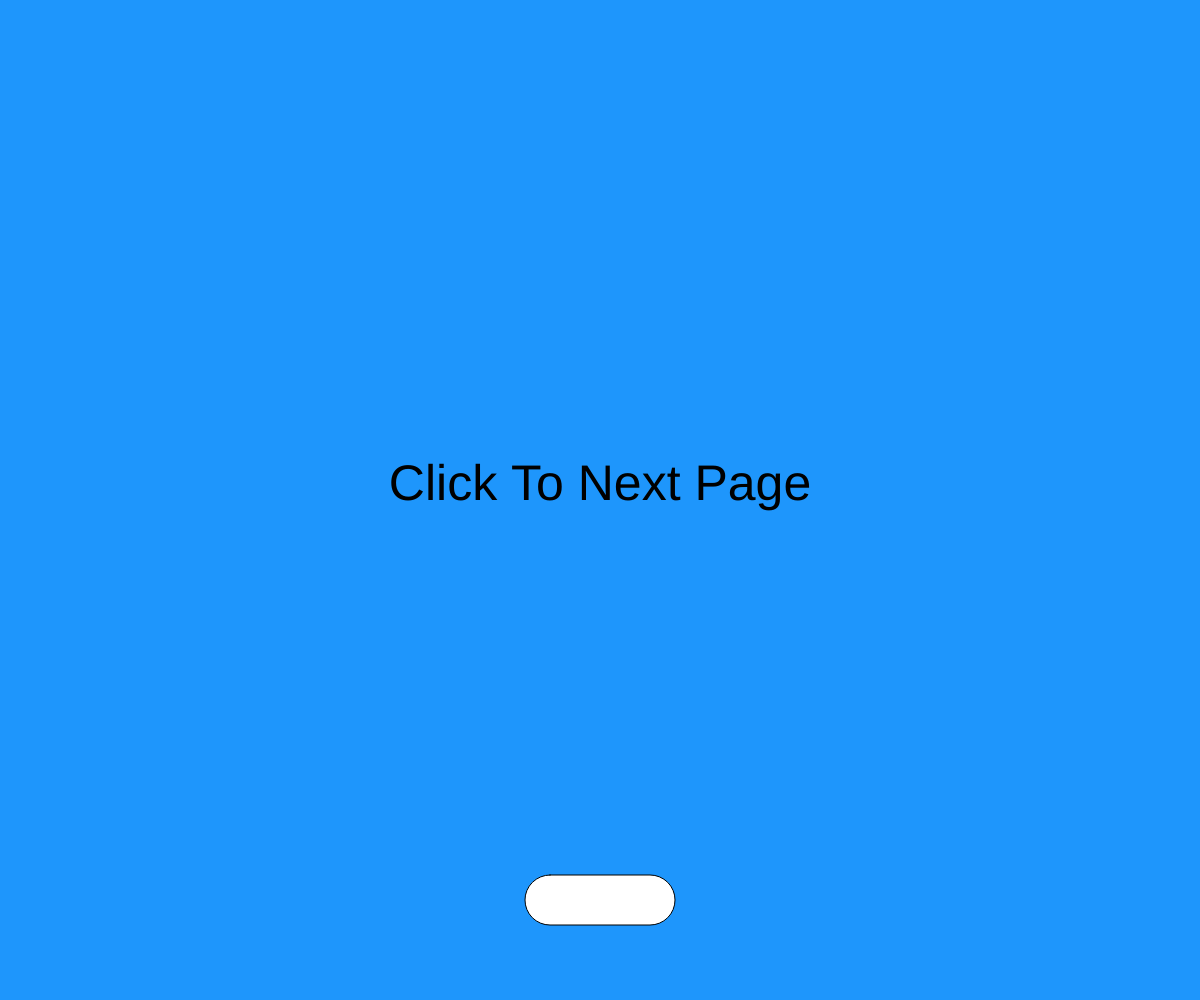
Frame 1 (no input)
Frame 60 (no input): identical to frame 1, image omitted
Frame 120 (the mouse pressed at the canvas centre since frame 60): identical to frame 1, image omitted

The p5.js sketch that drew this single still picture (run headless with seeded random() and noise() and a simulated clock; from frame 60 on, the mouse is pressed at the canvas centre):

// p5.js sketch
// ── sketch.js
let state = 0;

function setup() {
  createCanvas(windowWidth, windowHeight);
  rectMode(CENTER);
  textAlign(CENTER);
}

function draw() {
  switch (state) {
    case 0:
      background("#1e96fc");
      textSize(50);
      text("Click To Next Page", width / 2, height / 2);

      break;

    case 1:
      background("#072ac8");
      fill("white")
      textSize(80);
      text("Good Job!!", width / 2, height / 2);
  }
  rect(width / 2, height - 100, 150, 50, 40);
}

function mouseReleased() {
  if (
    mouseX > width / 2 - 75 &&
    mouseX < width / 2 + 75 &&
    mouseY > height - 125 &&
    mouseY < height - 75
  ) {
    state++;
    if (state > 2) state = 0;
  }
}
